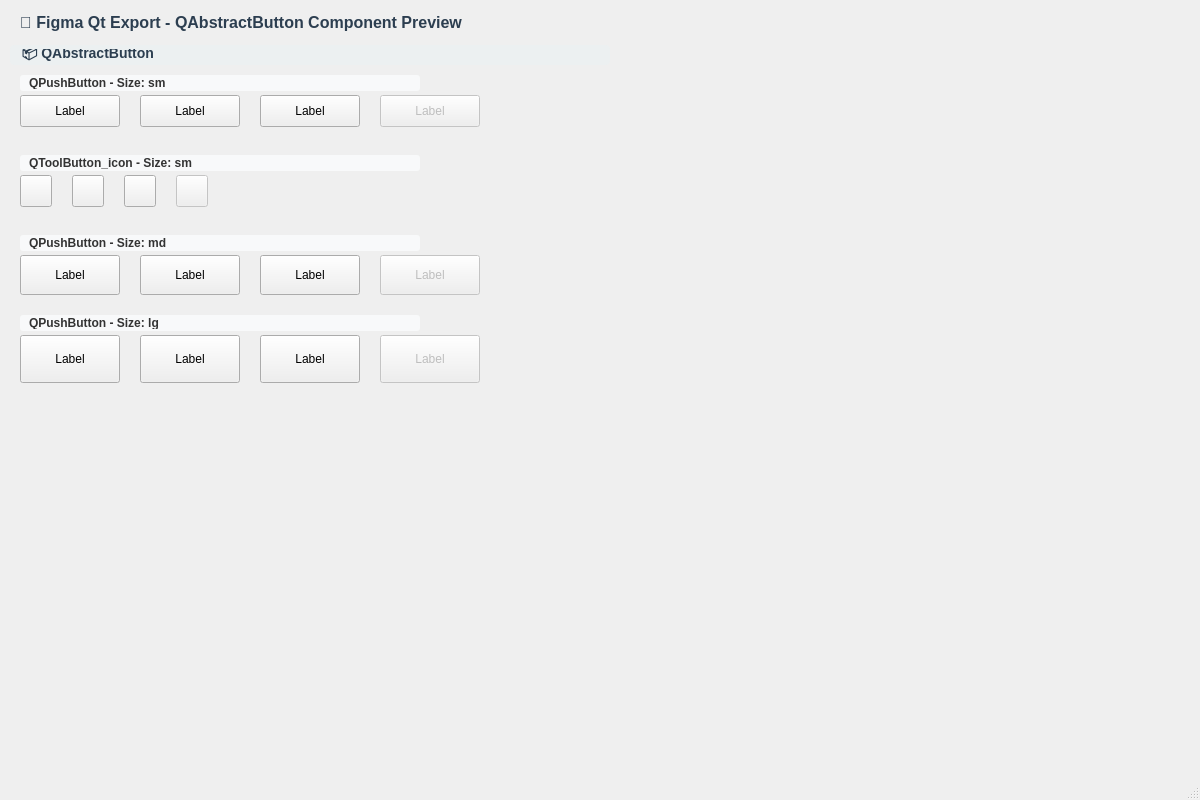
<?xml version="1.0" encoding="UTF-8"?>
<ui version="4.0">
 <class>MainWindow</class>
 <widget class="QMainWindow" name="MainWindow">
  <property name="geometry">
   <rect>
    <x>0</x>
    <y>0</y>
    <width>1200</width>
    <height>800</height>
   </rect>
  </property>
  <property name="windowTitle">
   <string>Qt Components Preview - Figma Export</string>
  </property>
  <widget class="QWidget" name="centralwidget">
   <widget class="QLabel" name="titleLabel">
    <property name="geometry">
     <rect>
      <x>20</x>
      <y>10</y>
      <width>800</width>
      <height>24</height>
     </rect>
    </property>
    <property name="text">
     <string>🎨 Figma Qt Export - QAbstractButton Component Preview</string>
    </property>
    <property name="styleSheet">
     <string>font-size: 16px; font-weight: bold; color: #2c3e50;</string>
    </property>
   </widget>
   <widget class="QLabel" name="setLabel_0">
    <property name="geometry">
     <rect>
      <x>10</x>
      <y>45</y>
      <width>600</width>
      <height>20</height>
     </rect>
    </property>
    <property name="text">
     <string>📦 QAbstractButton</string>
    </property>
    <property name="styleSheet">
     <string>font-size: 14px; font-weight: bold; color: #2c3e50; background: #ecf0f1; padding: 4px 8px; border-radius: 4px;</string>
    </property>
   </widget>
   
   <!-- QPushButton Small Size Group -->
   <widget class="QLabel" name="groupLabel_0">
    <property name="geometry">
     <rect>
      <x>20</x>
      <y>75</y>
      <width>400</width>
      <height>16</height>
     </rect>
    </property>
    <property name="text">
     <string>QPushButton - Size: sm</string>
    </property>
    <property name="styleSheet">
     <string>font-weight: bold; color: #333; background: #f8f9fa; padding: 2px 6px; border-radius: 3px;</string>
    </property>
   </widget>
   
   <widget class="QPushButton" name="qpushbutton_sm_active_0">
    <property name="geometry">
     <rect>
      <x>20</x>
      <y>95</y>
      <width>100</width>
      <height>32</height>
     </rect>
    </property>
    <property name="text">
     <string>Label</string>
    </property>
    <property name="toolTip">
     <string>Type: QPushButton&#x0A;Size: sm&#x0A;State: active</string>
    </property>
   </widget>
   
   <widget class="QPushButton" name="qpushbutton_sm_hover_1">
    <property name="geometry">
     <rect>
      <x>140</x>
      <y>95</y>
      <width>100</width>
      <height>32</height>
     </rect>
    </property>
    <property name="text">
     <string>Label</string>
    </property>
    <property name="toolTip">
     <string>Type: QPushButton&#x0A;Size: sm&#x0A;State: hover</string>
    </property>
   </widget>
   
   <widget class="QPushButton" name="qpushbutton_sm_pressed_2">
    <property name="geometry">
     <rect>
      <x>260</x>
      <y>95</y>
      <width>100</width>
      <height>32</height>
     </rect>
    </property>
    <property name="text">
     <string>Label</string>
    </property>
    <property name="toolTip">
     <string>Type: QPushButton&#x0A;Size: sm&#x0A;State: pressed</string>
    </property>
   </widget>
   
   <widget class="QPushButton" name="qpushbutton_sm_disabled_3">
    <property name="geometry">
     <rect>
      <x>380</x>
      <y>95</y>
      <width>100</width>
      <height>32</height>
     </rect>
    </property>
    <property name="text">
     <string>Label</string>
    </property>
    <property name="enabled">
     <bool>false</bool>
    </property>
    <property name="toolTip">
     <string>Type: QPushButton&#x0A;Size: sm&#x0A;State: disabled</string>
    </property>
   </widget>

   <!-- QToolButton Icon Group -->
   <widget class="QLabel" name="groupLabel_1">
    <property name="geometry">
     <rect>
      <x>20</x>
      <y>155</y>
      <width>400</width>
      <height>16</height>
     </rect>
    </property>
    <property name="text">
     <string>QToolButton_icon - Size: sm</string>
    </property>
    <property name="styleSheet">
     <string>font-weight: bold; color: #333; background: #f8f9fa; padding: 2px 6px; border-radius: 3px;</string>
    </property>
   </widget>
   
   <widget class="QToolButton" name="qtoolbutton_icon_sm_active_4">
    <property name="geometry">
     <rect>
      <x>20</x>
      <y>175</y>
      <width>32</width>
      <height>32</height>
     </rect>
    </property>
    <property name="toolButtonStyle">
     <enum>Qt::ToolButtonIconOnly</enum>
    </property>
    <property name="toolTip">
     <string>Type: QToolButton_icon&#x0A;Size: sm&#x0A;State: active</string>
    </property>
   </widget>
   
   <widget class="QToolButton" name="qtoolbutton_icon_sm_hover_5">
    <property name="geometry">
     <rect>
      <x>72</x>
      <y>175</y>
      <width>32</width>
      <height>32</height>
     </rect>
    </property>
    <property name="toolButtonStyle">
     <enum>Qt::ToolButtonIconOnly</enum>
    </property>
    <property name="toolTip">
     <string>Type: QToolButton_icon&#x0A;Size: sm&#x0A;State: hover</string>
    </property>
   </widget>
   
   <widget class="QToolButton" name="qtoolbutton_icon_sm_pressed_6">
    <property name="geometry">
     <rect>
      <x>124</x>
      <y>175</y>
      <width>32</width>
      <height>32</height>
     </rect>
    </property>
    <property name="toolButtonStyle">
     <enum>Qt::ToolButtonIconOnly</enum>
    </property>
    <property name="toolTip">
     <string>Type: QToolButton_icon&#x0A;Size: sm&#x0A;State: pressed</string>
    </property>
   </widget>
   
   <widget class="QToolButton" name="qtoolbutton_icon_sm_disabled_7">
    <property name="geometry">
     <rect>
      <x>176</x>
      <y>175</y>
      <width>32</width>
      <height>32</height>
     </rect>
    </property>
    <property name="enabled">
     <bool>false</bool>
    </property>
    <property name="toolButtonStyle">
     <enum>Qt::ToolButtonIconOnly</enum>
    </property>
    <property name="toolTip">
     <string>Type: QToolButton_icon&#x0A;Size: sm&#x0A;State: disabled</string>
    </property>
   </widget>

   <!-- QPushButton Medium Size Group -->
   <widget class="QLabel" name="groupLabel_2">
    <property name="geometry">
     <rect>
      <x>20</x>
      <y>235</y>
      <width>400</width>
      <height>16</height>
     </rect>
    </property>
    <property name="text">
     <string>QPushButton - Size: md</string>
    </property>
    <property name="styleSheet">
     <string>font-weight: bold; color: #333; background: #f8f9fa; padding: 2px 6px; border-radius: 3px;</string>
    </property>
   </widget>
   
   <widget class="QPushButton" name="qpushbutton_md_active_8">
    <property name="geometry">
     <rect>
      <x>20</x>
      <y>255</y>
      <width>100</width>
      <height>40</height>
     </rect>
    </property>
    <property name="text">
     <string>Label</string>
    </property>
    <property name="toolTip">
     <string>Type: QPushButton&#x0A;Size: md&#x0A;State: active</string>
    </property>
   </widget>
   
   <widget class="QPushButton" name="qpushbutton_md_hover_9">
    <property name="geometry">
     <rect>
      <x>140</x>
      <y>255</y>
      <width>100</width>
      <height>40</height>
     </rect>
    </property>
    <property name="text">
     <string>Label</string>
    </property>
    <property name="toolTip">
     <string>Type: QPushButton&#x0A;Size: md&#x0A;State: hover</string>
    </property>
   </widget>
   
   <widget class="QPushButton" name="qpushbutton_md_pressed_10">
    <property name="geometry">
     <rect>
      <x>260</x>
      <y>255</y>
      <width>100</width>
      <height>40</height>
     </rect>
    </property>
    <property name="text">
     <string>Label</string>
    </property>
    <property name="toolTip">
     <string>Type: QPushButton&#x0A;Size: md&#x0A;State: pressed</string>
    </property>
   </widget>
   
   <widget class="QPushButton" name="qpushbutton_md_disabled_11">
    <property name="geometry">
     <rect>
      <x>380</x>
      <y>255</y>
      <width>100</width>
      <height>40</height>
     </rect>
    </property>
    <property name="text">
     <string>Label</string>
    </property>
    <property name="enabled">
     <bool>false</bool>
    </property>
    <property name="toolTip">
     <string>Type: QPushButton&#x0A;Size: md&#x0A;State: disabled</string>
    </property>
   </widget>

   <!-- QPushButton Large Size Group -->
   <widget class="QLabel" name="groupLabel_3">
    <property name="geometry">
     <rect>
      <x>20</x>
      <y>315</y>
      <width>400</width>
      <height>16</height>
     </rect>
    </property>
    <property name="text">
     <string>QPushButton - Size: lg</string>
    </property>
    <property name="styleSheet">
     <string>font-weight: bold; color: #333; background: #f8f9fa; padding: 2px 6px; border-radius: 3px;</string>
    </property>
   </widget>
   
   <widget class="QPushButton" name="qpushbutton_lg_active_12">
    <property name="geometry">
     <rect>
      <x>20</x>
      <y>335</y>
      <width>100</width>
      <height>48</height>
     </rect>
    </property>
    <property name="text">
     <string>Label</string>
    </property>
    <property name="toolTip">
     <string>Type: QPushButton&#x0A;Size: lg&#x0A;State: active</string>
    </property>
   </widget>
   
   <widget class="QPushButton" name="qpushbutton_lg_hover_13">
    <property name="geometry">
     <rect>
      <x>140</x>
      <y>335</y>
      <width>100</width>
      <height>48</height>
     </rect>
    </property>
    <property name="text">
     <string>Label</string>
    </property>
    <property name="toolTip">
     <string>Type: QPushButton&#x0A;Size: lg&#x0A;State: hover</string>
    </property>
   </widget>
   
   <widget class="QPushButton" name="qpushbutton_lg_pressed_14">
    <property name="geometry">
     <rect>
      <x>260</x>
      <y>335</y>
      <width>100</width>
      <height>48</height>
     </rect>
    </property>
    <property name="text">
     <string>Label</string>
    </property>
    <property name="toolTip">
     <string>Type: QPushButton&#x0A;Size: lg&#x0A;State: pressed</string>
    </property>
   </widget>
   
   <widget class="QPushButton" name="qpushbutton_lg_disabled_15">
    <property name="geometry">
     <rect>
      <x>380</x>
      <y>335</y>
      <width>100</width>
      <height>48</height>
     </rect>
    </property>
    <property name="text">
     <string>Label</string>
    </property>
    <property name="enabled">
     <bool>false</bool>
    </property>
    <property name="toolTip">
     <string>Type: QPushButton&#x0A;Size: lg&#x0A;State: disabled</string>
    </property>
   </widget>
  </widget>
  <widget class="QMenuBar" name="menubar">
   <property name="geometry">
    <rect>
     <x>0</x>
     <y>0</y>
     <width>1200</width>
     <height>22</height>
    </rect>
   </property>
  </widget>
  <widget class="QStatusBar" name="statusbar"/>
 </widget>
 <resources/>
 <connections/>
</ui>
